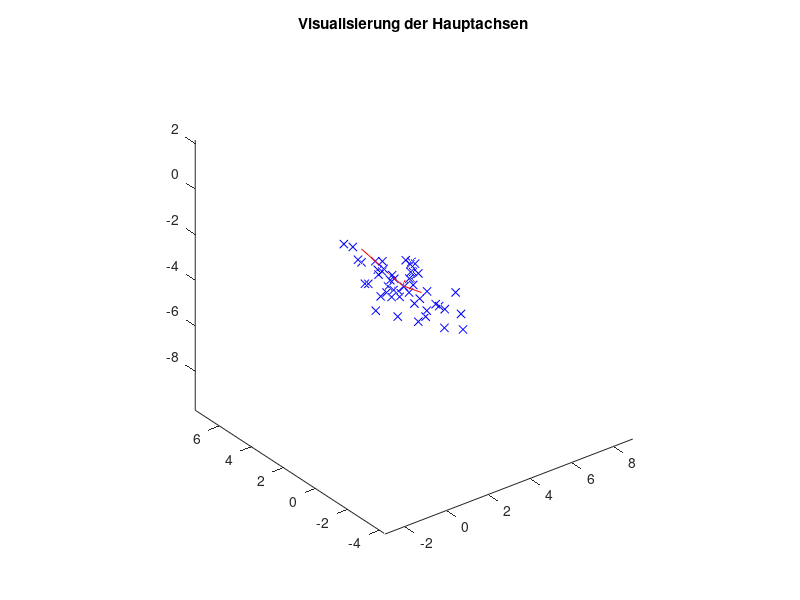
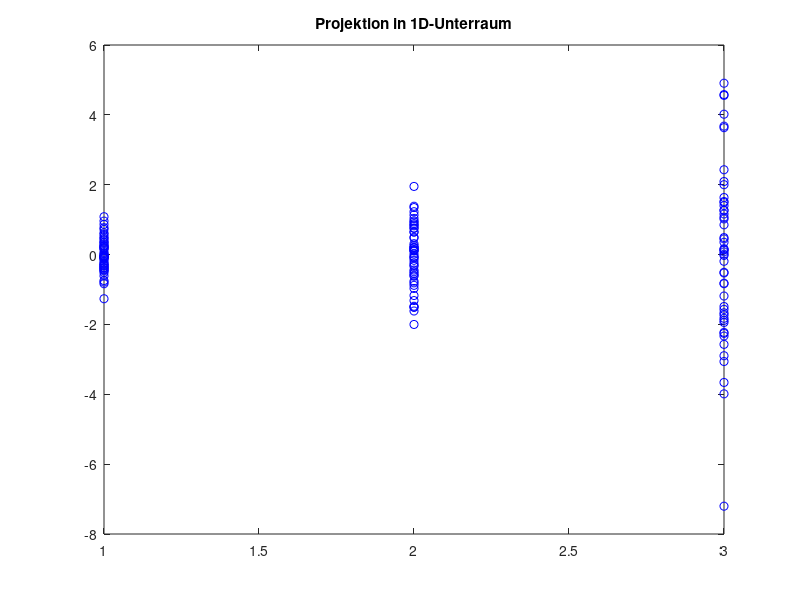

Here is the MATLAB script that generated these plots, in order:
%% a)
% Punkte generieren und plotten
n = 50;                 %% number of observed points
X = zeros(3, n);        %% matrix contains all 3 coordiaten of observed points (each column is a point)
    
sx = 3;   tx = 5;       %% seed and bias for genearate x-coordiaten
sy = 1;   ty = -3;      %% seed and bias for genearate y-coordiaten
sz = 0.5; tz = -2;      %% seed and bias for genearate z-coordiaten

X(1, :) = sx * randn(1, n) + tx;
X(2, :) = sy * randn(1, n) + ty;
X(3, :) = sz * randn(1, n) + tz;

w1 = 60;                %% weight for x
w2 = 30;                %% weight for y
w3 = 0;                 %% weight for z

R1 = [cosd(w1) -sind(w1) 0; sind(w1) cosd(w1) 0; 0 0 1];
R2 = [cosd(w2) 0 sind(w2); 0 1 0; -sind(w2) 0 cosd(w2)];
R3 = [1 0 0; 0 cosd(w3) -sind(w3); 0 sind(w3) cosd(w3)];

X = R3 * R2 * R1 * X;

%% b)
% Hauptkomponenten bestimmen (Eigenwerte und Eigenvektoren der
% Kovarianzmatrix der Punktmenge berechnen)

% TODO
X = X';
DV = mean(X); % durchschnitt vektor
DM = X - repmat(DV, size(X, 1), 1);      % differentiale Matrix
C = cov(DM)  ;                  % covarianz Matrix
% C = 0;
% for i = 1:n
%     diff_vektor = diff_matrix(:, i) - durschnitt_vektor;
%     C = C + diff_vektor * diff_vektor';
% end
% C = C / n-1;

% V: Eigenvektor, D: Eigenwert(located on the diagonal of the matrix)
[V, D] = eig(C);

%% c)
% Hauptachsen (Eigenvektoren) plotten und deren Länge mit dem zugehörigen
% Eigenwert gewichten

% TODO


%% Visualisierung
figure(1);
plot3(X(:, 1), X(:, 2), X(:, 3), 'xb'); axis equal;
hold on
plot3([DV(1) DV(1)+D(1,1)*V(1,1)], [DV(2) DV(2)+D(1,1)*V(2,1)], [DV(3) DV(3)+D(1,1)*V(3,1)], 'r');
hold on;
plot3([DV(1) DV(1)+D(2,2)*V(1,2)], [DV(2) DV(2)+D(2,2)*V(2,2)], [DV(3) DV(3)+D(2,2)*V(3,2)], 'r');
hold on;
plot3([DV(1) DV(1)+D(3,3)*V(1,3)], [DV(2) DV(2)+D(3,3)*V(2,3)], [DV(3) DV(3)+D(3,3)*V(3,3)], 'r');
hold off
title("Visualisierung der Hauptachsen");

%% d)
% Projektion auf eine der Hauptachsen über Skalarprodukt
% Tipp: Eigenvektoren haben die Länge 1

% TODO
VN = V(:, 1:3);
VT = pinv(VN);
figure(2);
for i = 1:n
    p = X(i, :);
    
    projected = (p - DV)* VN;
    plot(projected', 'ob');
    hold on;
end
hold off;
title("Projektion in 1D-Unterraum");

% Varianz in der Projektion

% TODO


%% e)
% Rekonstruktion aus 1D-Unterraum und Plot

% TODO


%% f)
% Projektion in den 2D-Unterraum der ersten beiden Hauptkomponenten und Rekonstruktion

% TODO


% mittlerer quadratischer Rekonstruktionsfehler

% TODO

